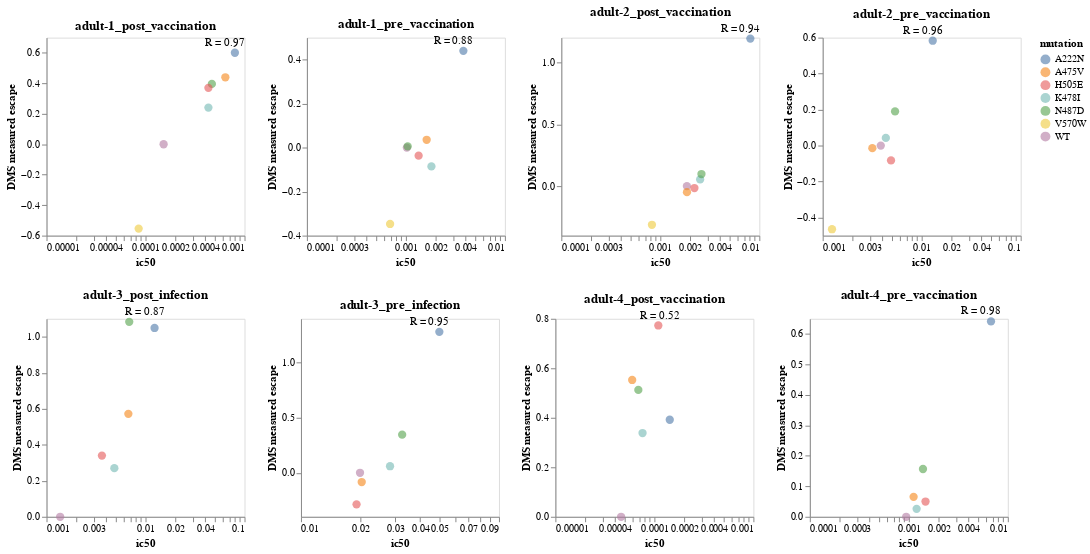

The notebook cell this image was saved under:
### Code cell
rows_of_charts = []

current_row_charts = []
for serum in serums:
    subset = concatenated_df[concatenated_df['serum'] == serum]
    
    base_chart = alt.Chart(subset).encode(
        x=alt.X("ic50", title="ic50", scale=alt.Scale(type="log")),
        y=alt.Y("escape", title="DMS measured escape"),
        color=alt.Color("mutation", title="mutation"),
        tooltip=[
            alt.Tooltip(c, format=".3g") if subset[c].dtype == float else c
            for c in subset.columns.tolist()
        ]
    )

    # Plot points
    points = base_chart.mark_point(filled=True, size=70, opacity=0.6)
    
    correlation_text = correlation_df[correlation_df['serum'] == serum]['correlation_text'].values[0]
    
    # Annotation
    text_chart = alt.Chart(pd.DataFrame({'x': [subset['ic50'].max()], 'y': [subset['escape'].max()], 'text': [correlation_text]})).mark_text(dx=-10, dy=-10).encode(
        x='x:Q',
        y='y:Q',
        text='text'
    )
    
    chart = (points + text_chart).properties(width=200, height=200, title=serum)
    
    # Add to the current row
    current_row_charts.append(chart)
    
    # If the row is complete or we're on the last serum
    if len(current_row_charts) == 4 or serum == serums[-1]:
        rows_of_charts.append(alt.hconcat(*current_row_charts))
        current_row_charts = []

# Vertically concatenate the rows of charts
combined_chart = alt.vconcat(*rows_of_charts)

combined_chart.configure_axis(grid=False)

### Figure 1 — Vega-Lite specification as saved in the notebook (floating-point values rounded to 4 significant figures)
{"config": {"view": {"continuousWidth": 300, "continuousHeight": 300}, "axis": {"grid": false}}, "vconcat": [{"hconcat": [{"layer": [{"data": {"name": "data-07016922ff172ce24c9868b83e1f7bda"}, "mark": {"type": "point", "filled": true, "opacity": 0.6, "size": 70}, "encoding": {"color": {"field": "mutation", "title": "mutation", "type": "nominal"}, "tooltip": [{"field": "serum", "type": "nominal"}, {"field": "ic50", "format": ".3g", "type": "quantitative"}, {"field": "mutation", "type": "nominal"}, {"field": "escape", "format": ".3g", "type": "quantitative"}], "x": {"field": "ic50", "scale": {"type": "log"}, "title": "ic50", "type": "quantitative"}, "y": {"field": "escape", "title": "DMS measured escape", "type": "quantitative"}}}, {"data": {"name": "data-d9b51d98a5c2055d06953319101d807b"}, "mark": {"type": "text", "dx": -10, "dy": -10}, "encoding": {"text": {"field": "text", "type": "nominal"}, "x": {"field": "x", "type": "quantitative"}, "y": {"field": "y", "type": "quantitative"}}}], "height": 200, "title": "adult-1_post_vaccination", "width": 200}, {"layer": [{"data": {"name": "data-1e763e6f6adef3a216192f300b69379b"}, "mark": {"type": "point", "filled": true, "opacity": 0.6, "size": 70}, "encoding": {"color": {"field": "mutation", "title": "mutation", "type": "nominal"}, "tooltip": [{"field": "serum", "type": "nominal"}, {"field": "ic50", "format": ".3g", "type": "quantitative"}, {"field": "mutation", "type": "nominal"}, {"field": "escape", "format": ".3g", "type": "quantitative"}], "x": {"field": "ic50", "scale": {"type": "log"}, "title": "ic50", "type": "quantitative"}, "y": {"field": "escape", "title": "DMS measured escape", "type": "quantitative"}}}, {"data": {"name": "data-e0fa4aa602bd05a46e815a2d06e049a2"}, "mark": {"type": "text", "dx": -10, "dy": -10}, "encoding": {"text": {"field": "text", "type": "nominal"}, "x": {"field": "x", "type": "quantitative"}, "y": {"field": "y", "type": "quantitative"}}}], "height": 200, "title": "adult-1_pre_vaccination", "width": 200}, {"layer": [{"data": {"name": "data-43e68e7edf4573d9905c700348f49b4b"}, "mark": {"type": "point", "filled": true, "opacity": 0.6, "size": 70}, "encoding": {"color": {"field": "mutation", "title": "mutation", "type": "nominal"}, "tooltip": [{"field": "serum", "type": "nominal"}, {"field": "ic50", "format": ".3g", "type": "quantitative"}, {"field": "mutation", "type": "nominal"}, {"field": "escape", "format": ".3g", "type": "quantitative"}], "x": {"field": "ic50", "scale": {"type": "log"}, "title": "ic50", "type": "quantitative"}, "y": {"field": "escape", "title": "DMS measured escape", "type": "quantitative"}}}, {"data": {"name": "data-3565a93ab069a5d7bdd057149c5cffaf"}, "mark": {"type": "text", "dx": -10, "dy": -10}, "encoding": {"text": {"field": "text", "type": "nominal"}, "x": {"field": "x", "type": "quantitative"}, "y": {"field": "y", "type": "quantitative"}}}], "height": 200, "title": "adult-2_post_vaccination", "width": 200}, {"layer": [{"data": {"name": "data-1f3e480180bef106945913ed73d152eb"}, "mark": {"type": "point", "filled": true, "opacity": 0.6, "size": 70}, "encoding": {"color": {"field": "mutation", "title": "mutation", "type": "nominal"}, "tooltip": [{"field": "serum", "type": "nominal"}, {"field": "ic50", "format": ".3g", "type": "quantitative"}, {"field": "mutation", "type": "nominal"}, {"field": "escape", "format": ".3g", "type": "quantitative"}], "x": {"field": "ic50", "scale": {"type": "log"}, "title": "ic50", "type": "quantitative"}, "y": {"field": "escape", "title": "DMS measured escape", "type": "quantitative"}}}, {"data": {"name": "data-fe7f2fff1a6b3f2ec299e2289daa19db"}, "mark": {"type": "text", "dx": -10, "dy": -10}, "encoding": {"text": {"field": "text", "type": "nominal"}, "x": {"field": "x", "type": "quantitative"}, "y": {"field": "y", "type": "quantitative"}}}], "height": 200, "title": "adult-2_pre_vaccination", "width": 200}]}, {"hconcat": [{"layer": [{"data": {"name": "data-50549bf0c7526de20a777bae90ed4000"}, "mark": {"type": "point", "filled": true, "opacity": 0.6, "size": 70}, "encoding": {"color": {"field": "mutation", "title": "mutation", "type": "nominal"}, "tooltip": [{"field": "serum", "type": "nominal"}, {"field": "ic50", "format": ".3g", "type": "quantitative"}, {"field": "mutation", "type": "nominal"}, {"field": "escape", "format": ".3g", "type": "quantitative"}], "x": {"field": "ic50", "scale": {"type": "log"}, "title": "ic50", "type": "quantitative"}, "y": {"field": "escape", "title": "DMS measured escape", "type": "quantitative"}}}, {"data": {"name": "data-2c9bcc7272d038cbeae3570204100de4"}, "mark": {"type": "text", "dx": -10, "dy": -10}, "encoding": {"text": {"field": "text", "type": "nominal"}, "x": {"field": "x", "type": "quantitative"}, "y": {"field": "y", "type": "quantitative"}}}], "height": 200, "title": "adult-3_post_infection", "width": 200}, {"layer": [{"data": {"name": "data-5e842ba715d402783ee58c2c46f7bd08"}, "mark": {"type": "point", "filled": true, "opacity": 0.6, "size": 70}, "encoding": {"color": {"field": "mutation", "title": "mutation", "type": "nominal"}, "tooltip": [{"field": "serum", "type": "nominal"}, {"field": "ic50", "format": ".3g", "type": "quantitative"}, {"field": "mutation", "type": "nominal"}, {"field": "escape", "format": ".3g", "type": "quantitative"}], "x": {"field": "ic50", "scale": {"type": "log"}, "title": "ic50", "type": "quantitative"}, "y": {"field": "escape", "title": "DMS measured escape", "type": "quantitative"}}}, {"data": {"name": "data-54d3a6c39ed94e5ddf7e73868431f81c"}, "mark": {"type": "text", "dx": -10, "dy": -10}, "encoding": {"text": {"field": "text", "type": "nominal"}, "x": {"field": "x", "type": "quantitative"}, "y": {"field": "y", "type": "quantitative"}}}], "height": 200, "title": "adult-3_pre_infection", "width": 200}, {"layer": [{"data": {"name": "data-1b1e1383afe8dfa5491b8fc50a52683b"}, "mark": {"type": "point", "filled": true, "opacity": 0.6, "size": 70}, "encoding": {"color": {"field": "mutation", "title": "mutation", "type": "nominal"}, "tooltip": [{"field": "serum", "type": "nominal"}, {"field": "ic50", "format": ".3g", "type": "quantitative"}, {"field": "mutation", "type": "nominal"}, {"field": "escape", "format": ".3g", "type": "quantitative"}], "x": {"field": "ic50", "scale": {"type": "log"}, "title": "ic50", "type": "quantitative"}, "y": {"field": "escape", "title": "DMS measured escape", "type": "quantitative"}}}, {"data": {"name": "data-46c028ca22fadcba88584a8cb0e84e47"}, "mark": {"type": "text", "dx": -10, "dy": -10}, "encoding": {"text": {"field": "text", "type": "nominal"}, "x": {"field": "x", "type": "quantitative"}, "y": {"field": "y", "type": "quantitative"}}}], "height": 200, "title": "adult-4_post_vaccination", "width": 200}, {"layer": [{"data": {"name": "data-5773fe1bacc9f6ec4659cad83ddcf505"}, "mark": {"type": "point", "filled": true, "opacity": 0.6, "size": 70}, "encoding": {"color": {"field": "mutation", "title": "mutation", "type": "nominal"}, "tooltip": [{"field": "serum", "type": "nominal"}, {"field": "ic50", "format": ".3g", "type": "quantitative"}, {"field": "mutation", "type": "nominal"}, {"field": "escape", "format": ".3g", "type": "quantitative"}], "x": {"field": "ic50", "scale": {"type": "log"}, "title": "ic50", "type": "quantitative"}, "y": {"field": "escape", "title": "DMS measured escape", "type": "quantitative"}}}, {"data": {"name": "data-27145b5ba189218fa3b25745be83f365"}, "mark": {"type": "text", "dx": -10, "dy": -10}, "encoding": {"text": {"field": "text", "type": "nominal"}, "x": {"field": "x", "type": "quantitative"}, "y": {"field": "y", "type": "quantitative"}}}], "height": 200, "title": "adult-4_pre_vaccination", "width": 200}]}], "$schema": "https://vega.github.io/schema/vega-lite/v5.20.1.json", "datasets": {"data-07016922ff172ce24c9868b83e1f7bda": [{"serum": "adult-1_post_vaccination", "ic50": 0.0001523, "mutation": "WT", "escape": 0.0}, {"serum": "adult-1_post_vaccination", "ic50": 0.0007993, "mutation": "A222N", "escape": 0.6006}, {"serum": "adult-1_post_vaccination", "ic50": 0.0006402, "mutation": "A475V", "escape": 0.4396}, {"serum": "adult-1_post_vaccination", "ic50": 0.0004317, "mutation": "K478I", "escape": 0.2405}, {"serum": "adult-1_post_vaccination", "ic50": 0.0004679, "mutation": "N487D", "escape": 0.396}, {"serum": "adult-1_post_vaccination", "ic50": 0.0004317, "mutation": "H505E", "escape": 0.3705}, {"serum": "adult-1_post_vaccination", "ic50": 8.525e-05, "mutation": "V570W", "escape": -0.554}], "data-d9b51d98a5c2055d06953319101d807b": [{"x": 0.0007993, "y": 0.6006, "text": "R = 0.97"}], "data-1e763e6f6adef3a216192f300b69379b": [{"serum": "adult-1_pre_vaccination", "ic50": 0.001022, "mutation": "WT", "escape": 0.0}, {"serum": "adult-1_pre_vaccination", "ic50": 0.003807, "mutation": "A222N", "escape": 0.44}, {"serum": "adult-1_pre_vaccination", "ic50": 0.001621, "mutation": "A475V", "escape": 0.03561}, {"serum": "adult-1_pre_vaccination", "ic50": 0.001811, "mutation": "K478I", "escape": -0.08551}, {"serum": "adult-1_pre_vaccination", "ic50": 0.001042, "mutation": "N487D", "escape": 0.005445}, {"serum": "adult-1_pre_vaccination", "ic50": 0.001344, "mutation": "H505E", "escape": -0.03647}, {"serum": "adult-1_pre_vaccination", "ic50": 0.0006924, "mutation": "V570W", "escape": -0.347}], "data-e0fa4aa602bd05a46e815a2d06e049a2": [{"x": 0.003807, "y": 0.44, "text": "R = 0.88"}], "data-43e68e7edf4573d9905c700348f49b4b": [{"serum": "adult-2_post_vaccination", "ic50": 0.001855, "mutation": "WT", "escape": 0.0}, {"serum": "adult-2_post_vaccination", "ic50": 0.008114, "mutation": "A222N", "escape": 1.192}, {"serum": "adult-2_post_vaccination", "ic50": 0.001858, "mutation": "A475V", "escape": -0.04863}, {"serum": "adult-2_post_vaccination", "ic50": 0.002524, "mutation": "K478I", "escape": 0.05446}, {"serum": "adult-2_post_vaccination", "ic50": 0.002602, "mutation": "N487D", "escape": 0.09752}, {"serum": "adult-2_post_vaccination", "ic50": 0.002209, "mutation": "H505E", "escape": -0.01557}, {"serum": "adult-2_post_vaccination", "ic50": 0.0008227, "mutation": "V570W", "escape": -0.3124}], "data-3565a93ab069a5d7bdd057149c5cffaf": [{"x": 0.008114, "y": 1.192, "text": "R = 0.94"}], "data-1f3e480180bef106945913ed73d152eb": [{"serum": "adult-2_pre_vaccination", "ic50": 0.003864, "mutation": "WT", "escape": 0.0}, {"serum": "adult-2_pre_vaccination", "ic50": 0.01292, "mutation": "A222N", "escape": 0.5828}, {"serum": "adult-2_pre_vaccination", "ic50": 0.003175, "mutation": "A475V", "escape": -0.01412}, {"serum": "adult-2_pre_vaccination", "ic50": 0.004343, "mutation": "K478I", "escape": 0.04297}, {"serum": "adult-2_pre_vaccination", "ic50": 0.005384, "mutation": "N487D", "escape": 0.1899}, {"serum": "adult-2_pre_vaccination", "ic50": 0.004901, "mutation": "H505E", "escape": -0.08229}, {"serum": "adult-2_pre_vaccination", "ic50": 0.001242, "mutation": "V570W", "escape": -0.4644}], "data-fe7f2fff1a6b3f2ec299e2289daa19db": [{"x": 0.01292, "y": 0.5828, "text": "R = 0.96"}], "data-50549bf0c7526de20a777bae90ed4000": [{"serum": "adult-3_post_infection", "ic50": 0.001373, "mutation": "WT", "escape": 0.0}, {"serum": "adult-3_post_infection", "ic50": 0.01234, "mutation": "A222N", "escape": 1.049}, {"serum": "adult-3_post_infection", "ic50": 0.006707, "mutation": "A475V", "escape": 0.5718}, {"serum": "adult-3_post_infection", "ic50": 0.004843, "mutation": "K478I", "escape": 0.2703}, {"serum": "adult-3_post_infection", "ic50": 0.006846, "mutation": "N487D", "escape": 1.083}, {"serum": "adult-3_post_infection", "ic50": 0.003627, "mutation": "H505E", "escape": 0.34}], "data-2c9bcc7272d038cbeae3570204100de4": [{"x": 0.01234, "y": 1.083, "text": "R = 0.87"}], "data-5e842ba715d402783ee58c2c46f7bd08": [{"serum": "adult-3_pre_infection", "ic50": 0.01987, "mutation": "WT", "escape": 0.0}, {"serum": "adult-3_pre_infection", "ic50": 0.05, "mutation": "A222N", "escape": 1.281}, {"serum": "adult-3_pre_infection", "ic50": 0.02027, "mutation": "A475V", "escape": -0.08402}, {"serum": "adult-3_pre_infection", "ic50": 0.02818, "mutation": "K478I", "escape": 0.0596}, {"serum": "adult-3_pre_infection", "ic50": 0.03244, "mutation": "N487D", "escape": 0.3466}, {"serum": "adult-3_pre_infection", "ic50": 0.01909, "mutation": "H505E", "escape": -0.287}], "data-54d3a6c39ed94e5ddf7e73868431f81c": [{"x": 0.05, "y": 1.281, "text": "R = 0.95"}], "data-1b1e1383afe8dfa5491b8fc50a52683b": [{"serum": "adult-4_post_vaccination", "ic50": 4.612e-05, "mutation": "WT", "escape": 0.0}, {"serum": "adult-4_post_vaccination", "ic50": 0.000143, "mutation": "A222N", "escape": 0.392}, {"serum": "adult-4_post_vaccination", "ic50": 5.967e-05, "mutation": "A475V", "escape": 0.5528}, {"serum": "adult-4_post_vaccination", "ic50": 7.592e-05, "mutation": "K478I", "escape": 0.3383}, {"serum": "adult-4_post_vaccination", "ic50": 6.884e-05, "mutation": "N487D", "escape": 0.5125}, {"serum": "adult-4_post_vaccination", "ic50": 0.0001096, "mutation": "H505E", "escape": 0.773}], "data-46c028ca22fadcba88584a8cb0e84e47": [{"x": 0.000143, "y": 0.773, "text": "R = 0.52"}], "data-5773fe1bacc9f6ec4659cad83ddcf505": [{"serum": "adult-4_pre_vaccination", "ic50": 0.0009406, "mutation": "WT", "escape": 0.0}, {"serum": "adult-4_pre_vaccination", "ic50": 0.006763, "mutation": "A222N", "escape": 0.6414}, {"serum": "adult-4_pre_vaccination", "ic50": 0.001118, "mutation": "A475V", "escape": 0.0655}, {"serum": "adult-4_pre_vaccination", "ic50": 0.001199, "mutation": "K478I", "escape": 0.026}, {"serum": "adult-4_pre_vaccination", "ic50": 0.00139, "mutation": "N487D", "escape": 0.1569}, {"serum": "adult-4_pre_vaccination", "ic50": 0.001474, "mutation": "H505E", "escape": 0.0501}], "data-27145b5ba189218fa3b25745be83f365": [{"x": 0.006763, "y": 0.6414, "text": "R = 0.98"}]}}
